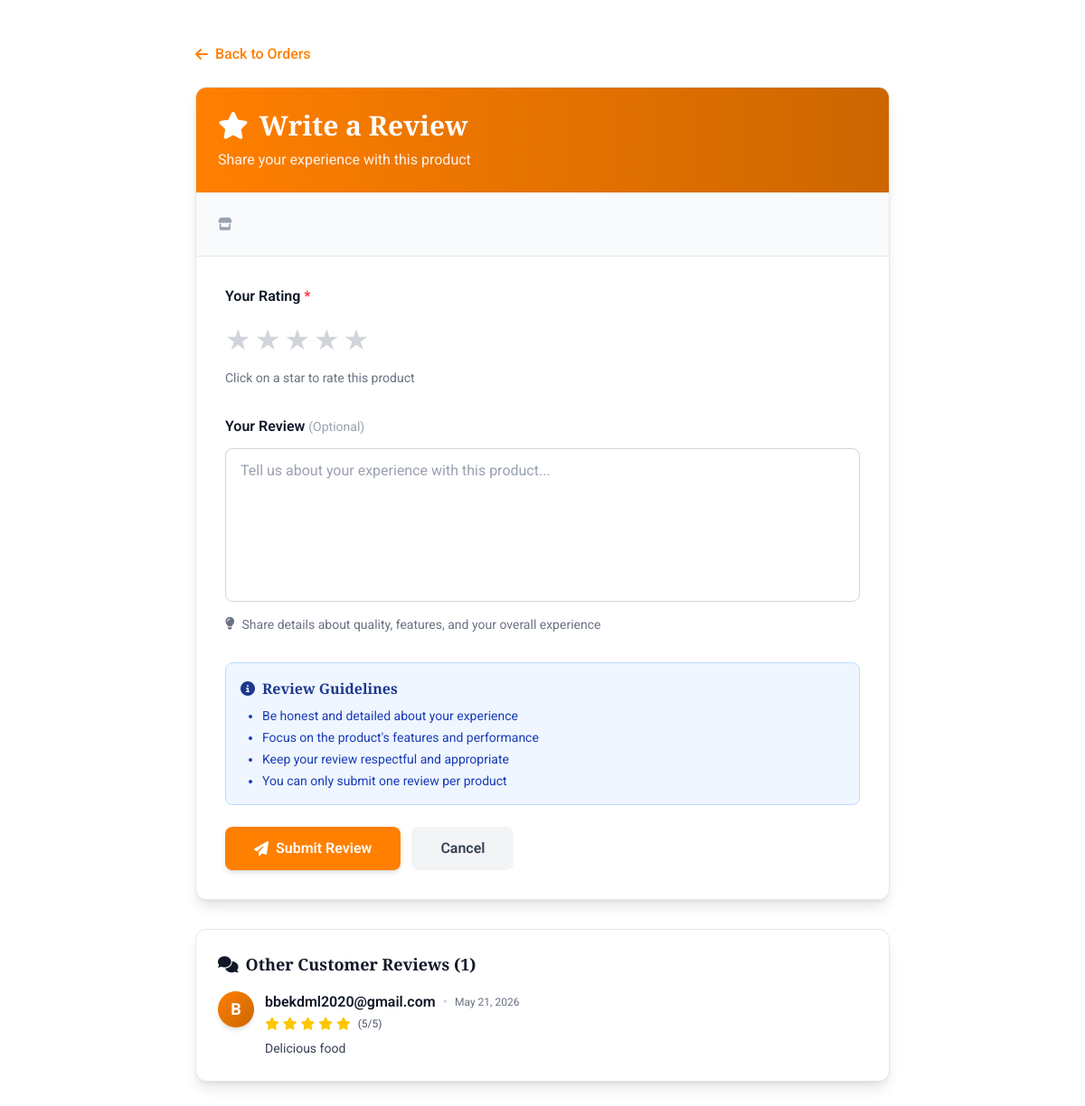
The page /dashboard/1/review/ (signed in) on the database its author committed.
### dashboard/models.py (models this page shows, shortened)
class MenuItemReview(models.Model):
    menu_item = models.ForeignKey(MenuItem, on_delete=models.CASCADE, related_name='reviews')
    user = models.ForeignKey(User, on_delete=models.CASCADE)
    rating = models.PositiveSmallIntegerField(choices=[(i, str(i)) for i in range(1, 6)])
    comment = models.TextField(blank=True)
    created_at = models.DateTimeField(auto_now_add=True)
    updated_at = models.DateTimeField(auto_now=True)
    class Meta:
        unique_together = ('menu_item', 'user')
        ordering = ['-created_at']

### ecommerce/views.py (the view, shortened to what this page needs)
# urls.py: path('dashboard/<int:menu_item_id>/review/', views.write_menu_review, name='write_menu_review'),
@login_required
def write_menu_review(request, menu_item_id):
    menu_item = get_object_or_404(MenuItem, id=menu_item_id)
    order_id = request.GET.get('order')
    order = Order.objects.filter(id=order_id).first()
    existing_review = MenuItemReview.objects.filter(menu_item=menu_item, user=request.user).first()
    existing_reviews = MenuItemReview.objects.filter(menu_item=menu_item).exclude(user=request.user).order_by('-created_at')[:5]
    return render(request, 'website/pages/write_review.html', {
        'menu_item': menu_item,
        'order_number': order.order_number if order else None,
        'existing_review': existing_review,
        'existing_reviews': existing_reviews,
        'comment': existing_review.comment if existing_review else '',
        'rating': existing_review.rating if existing_review else None,
    })

### ecommerce/base_urls.py (called while the page is built)
def base_urls(request):
    return {
        "FOOD_BASE_URL": "https://www.food.hellobajar.com",
        "ECOMMERCE_BASE_URL": "https://www.hellobajar.com",
    }

### ecommerce/context_processors.py (called while the page is built)
def nepal_locations(request):
    file_path = os.path.join(settings.BASE_DIR, 'static', 'data', 'nepal_provinces.json')
    with open(file_path, 'r', encoding='utf-8') as f:
        data = json.load(f)
    return {
        'nepal_locations': data
    }

### templates/website/pages/write_review.html (shortened to what this page needs)
{% extends 'website/components/base.html' %}
{% load static %}
{% block content %}
<div class="container mx-auto px-4 py-8 sm:py-12">
  <div class="max-w-3xl mx-auto">
    {% if order_number %}
    <a href="{% url 'customer_order_detail' order_number %}"
       class="inline-flex items-center gap-2 text-[var(--primary)] hover:text-[var(--primary-dark)] mb-6 transition-colors">
      <i class="fa-solid fa-arrow-left"></i>
      <span class="font-medium">Back to Order Details</span>
    </a>
    {% else %}
    <a href="{% url 'customer_orders' %}"
       class="inline-flex items-center gap-2 text-[var(--primary)] hover:text-[var(--primary-dark)] mb-6 transition-colors">
      <i class="fa-solid fa-arrow-left"></i>
      <span class="font-medium">Back to Orders</span>
    </a>
    {% endif %}
    <div class="bg-white rounded-xl shadow-lg border border-gray-200 overflow-hidden">
      <div class="bg-gradient-to-r from-[var(--primary)] to-[var(--primary-dark)] p-6 text-white">
        <h1 class="text-2xl sm:text-3xl font-bold flex items-center gap-3 ">
          <i class="fa-solid fa-star"></i>
          {% if existing_review %}Update Your Review{% else %}Write a Review{% endif %}
        </h1>
        <p class="mt-2 text-white/90">
          {% if existing_review %}
            Edit your thoughts about this product
          {% else %}
            Share your experience with this product
          {% endif %}
        </p>
      </div>
      <div class="p-6 bg-gray-50 border-b border-gray-200">
        <div class="flex gap-4 items-start">
          <div class="flex-1 min-w-0">
            <p class="text-sm text-gray-600 flex items-center gap-2 mb-1">
              <i class="fa-solid fa-store text-gray-400"></i>
            </p>
          </div>
        </div>
      </div>
      <form method="POST" class="p-6 sm:p-8">
        <div class="mb-8">
          <label class="block text-base font-semibold text-gray-900 mb-3">
            Your Rating <span class="text-red-500">*</span>
          </label>
          <div class="star-rating">
            <label for="star5" title="5 stars">★</label>
            <label for="star4" title="4 stars">★</label>
            <label for="star3" title="3 stars">★</label>
            <label for="star2" title="2 stars">★</label>
            <label for="star1" title="1 star">★</label>
          </div>
          <p class="text-sm text-gray-500 mt-2" id="rating-feedback">
            {% if rating %}
              <span class="font-medium text-gray-700">You selected {{ rating }} star{{ rating|pluralize }}</span>
            {% else %}
              Click on a star to rate this product
            {% endif %}
          </p>
        </div>
        <div class="mb-8">
          <label for="comment" class="block text-base font-semibold text-gray-900 mb-3">
            Your Review <span class="text-gray-400 text-sm font-normal">(Optional)</span>
          </label>
          <textarea
            name="comment"
            id="comment"
            rows="6"
            placeholder="Tell us about your experience with this product..."
            class="w-full px-4 py-3 border border-gray-300 rounded-lg focus:ring-2 focus:ring-[var(--primary)] focus:border-transparent transition-all resize-none text-gray-900 placeholder-gray-400"
          >{{ comment }}</textarea>
          <div class="flex items-start gap-2 text-sm text-gray-500 mt-2">
            <i class="fa-solid fa-lightbulb mt-0.5"></i>
            <p>Share details about quality, features, and your overall experience</p>
          </div>
        </div>
        <div class="bg-blue-50 border border-blue-200 rounded-lg p-4 mb-6">
          <h3 class="font-semibold text-blue-900 mb-2 flex items-center gap-2">
            <i class="fa-solid fa-circle-info"></i>
            Review Guidelines
          </h3>
          <ul class="text-sm text-blue-800 space-y-1 ml-6 list-disc">
            <li>Be honest and detailed about your experience</li>
            <li>Focus on the product's features and performance</li>
            <li>Keep your review respectful and appropriate</li>
            <li>You can only submit one review per product</li>
          </ul>
        </div>
        <div class="flex flex-col sm:flex-row gap-3">
          <button
            type="submit"
            class="flex-1 sm:flex-none px-8 py-3 bg-[var(--primary)] hover:bg-[var(--primary-dark)] text-white font-semibold rounded-lg transition-all duration-200 shadow-md hover:shadow-lg flex items-center justify-center gap-2 cursor-pointer">
            <i class="fa-solid fa-paper-plane"></i>
            {% if existing_review %}Update Review{% else %}Submit Review{% endif %}
          </button>
          {% if order_number %}
          <a
            href="{% url 'customer_order_detail' order_number %}"
            class="flex-1 sm:flex-none px-8 py-3 bg-gray-100 hover:bg-gray-200 text-gray-700 font-semibold rounded-lg transition-all duration-200 text-center">
            Cancel
          </a>
          {% else %}
          <a
            href="{% url 'customer_orders' %}"
            class="flex-1 sm:flex-none px-8 py-3 bg-gray-100 hover:bg-gray-200 text-gray-700 font-semibold rounded-lg transition-all duration-200 text-center">
            Cancel
          </a>
          {% endif %}
        </div>
      </form>
    </div>
    {% if existing_reviews %}
    <div class="mt-8 bg-white rounded-xl shadow-lg border border-gray-200 p-6">
      <h3 class="text-lg font-semibold text-gray-900 mb-4 flex items-center gap-2">
        <i class="fa-solid fa-comments"></i>
        Other Customer Reviews ({{ existing_reviews|length }})
      </h3>
      <div class="space-y-4">
        {% for review in existing_reviews|slice:":3" %}
        <div class="border-b border-gray-200 pb-4 last:border-0 last:pb-0">
          <div class="flex items-start gap-3 mb-2">
            <div class="w-10 h-10 rounded-full bg-gradient-to-br from-[var(--primary)] to-[var(--primary-dark)] text-white flex items-center justify-center font-bold text-lg shadow-md flex-shrink-0">
              {{ review.user.username|slice:":1"|upper }}
            </div>
            <div class="flex-1 min-w-0">
              <div class="flex flex-wrap items-center gap-2 mb-1">
                <p class="font-semibold text-gray-900">{{ review.user.username }}</p>
                <span class="text-gray-300">•</span>
                <span class="text-xs text-gray-500">{{ review.created_at|date:"M d, Y" }}</span>
              </div>
              <div class="flex items-center gap-1 text-yellow-400">
                {% for i in "12345" %}
                  {% if forloop.counter <= review.rating %}
                    <i class="fa-solid fa-star text-sm"></i>
                  {% else %}
                    <i class="fa-regular fa-star text-sm"></i>
                  {% endif %}
                {% endfor %}
                <span class="text-xs text-gray-600 ml-1">({{ review.rating }}/5)</span>
              </div>
            </div>
          </div>
          {% if review.comment %}
          <p class="text-sm text-gray-700 leading-relaxed ml-13 mt-2">{{ review.comment }}</p>
          {% endif %}
        </div>
        {% endfor %}
      </div>
    </div>
    {% endif %}
  </div>
</div>
{% endblock %}

### templates/website/components/base.html (style rules this page uses)
:root { --primary: #FF7F00; --primary-dark: #CC6600; --bg-brown: #8B4513; --text-light: #ffffff; --text-primary: #333333; --text-secondary: #666666; --bg-light: #fff8f0; --success: #2ecc71; --shadow-sm: 0 1px 3px rgba(0,0,0,0.12); --shadow-md: 0 4px 6px rgba(0,0,0,0.1); }
body, p, span, li, button, input { font-family: 'Roboto', sans-serif; }
h1, h2, h3, h4, h5, h6 { font-family: 'Playfair Display', Georgia, serif; }
html { scrollbar-color: #FF7F00 #fff3e6; scrollbar-width: thin; }
body { top: 0 !important; }

### templates/website/pages/write_review.html (style rules this page uses)
.star-rating { display: inline-flex; flex-direction: row-reverse; gap: 0.25rem; }
.star-rating label { cursor: pointer; font-size: 2rem; color: #d1d5db; transition: all 0.2s ease; }

### rows shown on the page
MenuItemReview: user.username "B", user.username "bbekdml2020@gmail.com", created_at "May 21, 2026", rating "5", comment "Delicious food"

### other values the page prints
{{ existing_reviews|length }} "1"
